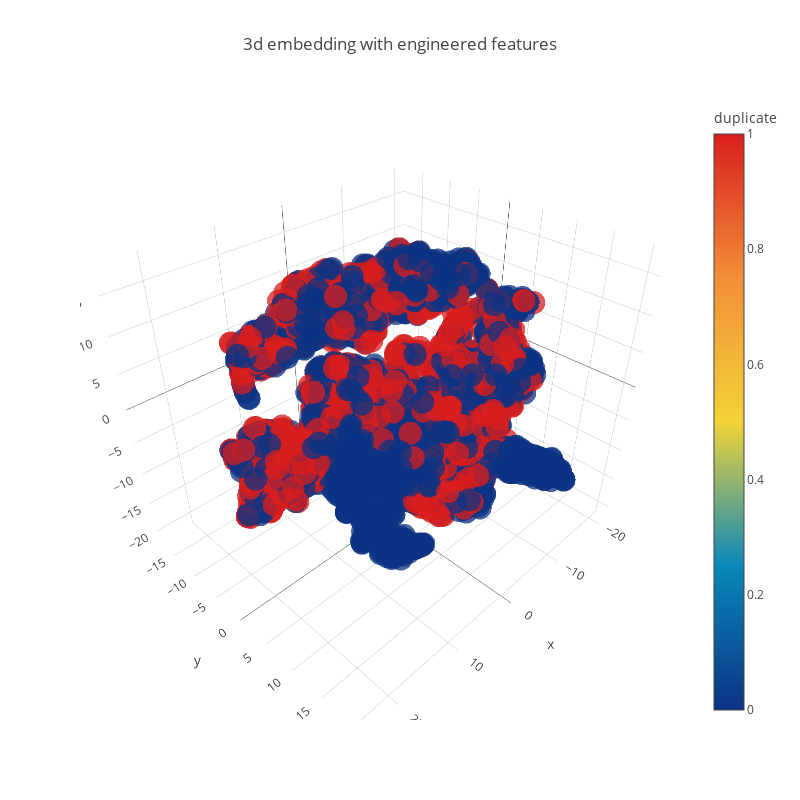

Notebook code for this chart:
### Code cell
trace1 = go.Scatter3d(
    x=tsne3d[:,0],
    y=tsne3d[:,1],
    z=tsne3d[:,2],
    mode='markers',
    marker=dict(
        sizemode='diameter',
        color = y,
        colorscale = 'Portland',
        colorbar = dict(title = 'duplicate'),
        line=dict(color='rgb(255, 255, 255)'),
        opacity=0.75
    )
)

data=[trace1]
layout=dict(height=800, width=800, title='3d embedding with engineered features')
fig=dict(data=data, layout=layout)
py.iplot(fig, filename='3DBubble')

### Figure 1 — Plotly figure (JSON) as saved in the notebook; plotly's stock layout.template omitted (floating-point values rounded to 4 significant figures; data arrays with more than 128 entries replaced by an {"elided": "..."} marker saying what was removed)
{"data": [{"marker": {"color": {"elided": "5000 int values"}, "colorbar": {"title": {"text": "duplicate"}}, "colorscale": "Portland", "line": {"color": "rgb(255, 255, 255)"}, "opacity": 0.75, "sizemode": "diameter"}, "mode": "markers", "type": "scatter3d", "uid": "8b10ee28-0fd3-4518-b889-0943673befa6", "x": {"elided": "5000 float values"}, "y": {"elided": "5000 float values"}, "z": {"elided": "5000 float values"}}], "layout": {"height": 800, "title": {"text": "3d embedding with engineered features"}, "width": 800}}
